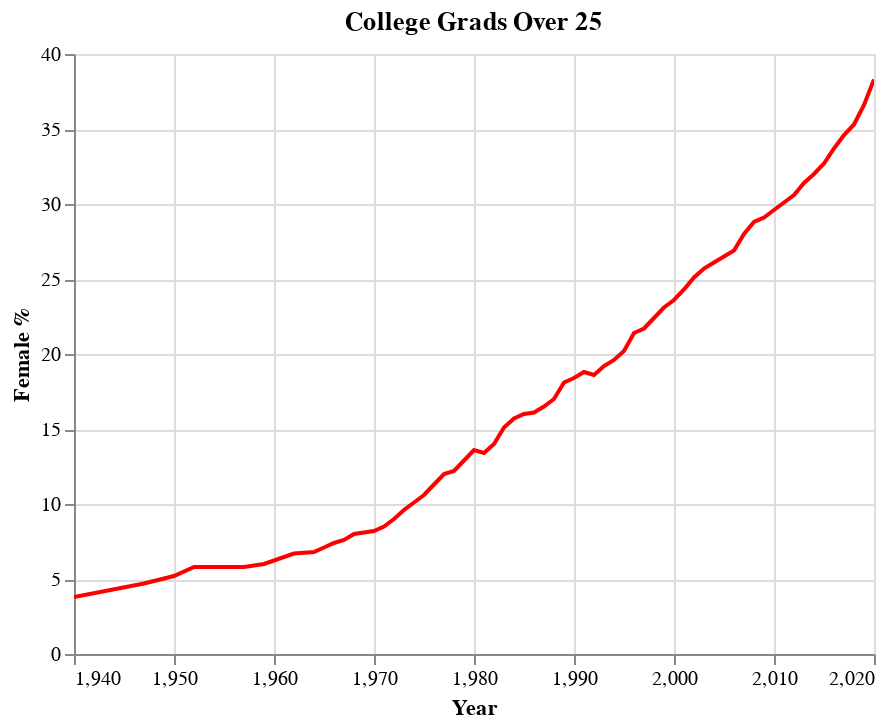

The notebook cell saved with this chart:
### Code cell
female_college_grad_chart = (alt.Chart(college_grad_data, title="College Grads Over 25")
                        .mark_line(
                            color='red'
                        )
                        .encode(
                            x = 'Year',
                            y = alt.Y('Female', title="Female %")
                        )
                        .interactive()
)
female_college_grad_chart

### Figure 1 — Vega-Lite specification as saved in the notebook (floating-point values rounded to 4 significant figures)
{"config": {"view": {"continuousWidth": 400, "continuousHeight": 300}}, "data": {"name": "data-25431c3ca28f00ddc5b7302c2e7a172a"}, "mark": {"type": "line", "color": "red"}, "encoding": {"x": {"type": "quantitative", "field": "Year"}, "y": {"type": "quantitative", "field": "Female", "title": "Female %"}}, "selection": {"selector007": {"type": "interval", "bind": "scales", "encodings": ["x", "y"]}}, "title": "College Grads Over 25", "$schema": "https://vega.github.io/schema/vega-lite/v4.8.1.json", "datasets": {"data-25431c3ca28f00ddc5b7302c2e7a172a": [{"Year": 2020, "Total": 37.5, "Male": 36.7, "Female": 38.3}, {"Year": 2019, "Total": 36.0, "Male": 35.4, "Female": 36.6}, {"Year": 2018, "Total": 35.0, "Male": 34.6, "Female": 35.3}, {"Year": 2017, "Total": 34.2, "Male": 33.7, "Female": 34.6}, {"Year": 2016, "Total": 33.4, "Male": 33.2, "Female": 33.7}, {"Year": 2015, "Total": 32.5, "Male": 32.3, "Female": 32.7}, {"Year": 2014, "Total": 32.0, "Male": 31.9, "Female": 32.0}, {"Year": 2013, "Total": 31.7, "Male": 32.0, "Female": 31.4}, {"Year": 2012, "Total": 30.9, "Male": 31.4, "Female": 30.6}, {"Year": 2011, "Total": 30.4, "Male": 30.8, "Female": 30.1}, {"Year": 2010, "Total": 29.9, "Male": 30.3, "Female": 29.6}, {"Year": 2009, "Total": 29.5, "Male": 30.1, "Female": 29.1}, {"Year": 2008, "Total": 29.4, "Male": 30.1, "Female": 28.8}, {"Year": 2007, "Total": 28.7, "Male": 29.5, "Female": 28.0}, {"Year": 2006, "Total": 28.0, "Male": 29.2, "Female": 26.9}, {"Year": 2005, "Total": 27.7, "Male": 28.9, "Female": 26.5}, {"Year": 2004, "Total": 27.7, "Male": 29.4, "Female": 26.1}, {"Year": 2003, "Total": 27.2, "Male": 28.9, "Female": 25.7}, {"Year": 2002, "Total": 26.7, "Male": 28.5, "Female": 25.1}, {"Year": 2001, "Total": 26.2, "Male": 28.2, "Female": 24.3}, {"Year": 2000, "Total": 25.6, "Male": 27.8, "Female": 23.6}, {"Year": 1999, "Total": 25.2, "Male": 27.5, "Female": 23.1}, {"Year": 1998, "Total": 24.4, "Male": 26.5, "Female": 22.4}, {"Year": 1997, "Total": 23.9, "Male": 26.2, "Female": 21.7}, {"Year": 1996, "Total": 23.6, "Male": 26.0, "Female": 21.4}, {"Year": 1995, "Total": 23.0, "Male": 26.0, "Female": 20.2}, {"Year": 1994, "Total": 22.2, "Male": 25.1, "Female": 19.6}, {"Year": 1993, "Total": 21.9, "Male": 24.8, "Female": 19.2}, {"Year": 1992, "Total": 21.4, "Male": 24.3, "Female": 18.6}, {"Year": 1991, "Total": 21.4, "Male": 24.3, "Female": 18.8}, {"Year": 1990, "Total": 21.3, "Male": 24.4, "Female": 18.4}, {"Year": 1989, "Total": 21.1, "Male": 24.5, "Female": 18.1}, {"Year": 1988, "Total": 20.3, "Male": 24.0, "Female": 17.0}, {"Year": 1987, "Total": 19.9, "Male": 23.6, "Female": 16.5}, {"Year": 1986, "Total": 19.4, "Male": 23.2, "Female": 16.1}, {"Year": 1985, "Total": 19.4, "Male": 23.1, "Female": 16.0}, {"Year": 1984, "Total": 19.1, "Male": 22.9, "Female": 15.7}, {"Year": 1983, "Total": 18.8, "Male": 23.0, "Female": 15.1}, {"Year": 1982, "Total": 17.7, "Male": 21.9, "Female": 14.0}, {"Year": 1981, "Total": 17.1, "Male": 21.1, "Female": 13.4}, {"Year": 1980, "Total": 17.0, "Male": 20.9, "Female": 13.6}, {"Year": 1979, "Total": 16.4, "Male": 20.4, "Female": 12.9}, {"Year": 1978, "Total": 15.7, "Male": 19.7, "Female": 12.2}, {"Year": 1977, "Total": 15.4, "Male": 19.2, "Female": 12.0}, {"Year": 1976, "Total": 14.7, "Male": 18.6, "Female": 11.3}, {"Year": 1975, "Total": 13.9, "Male": 17.6, "Female": 10.6}, {"Year": 1974, "Total": 13.3, "Male": 16.9, "Female": 10.1}, {"Year": 1973, "Total": 12.6, "Male": 16.0, "Female": 9.6}, {"Year": 1972, "Total": 12.0, "Male": 15.4, "Female": 9.0}, {"Year": 1971, "Total": 11.4, "Male": 14.6, "Female": 8.5}, {"Year": 1970, "Total": 11.0, "Male": 14.1, "Female": 8.2}, {"Year": 1969, "Total": 10.7, "Male": 13.6, "Female": 8.1}, {"Year": 1968, "Total": 10.5, "Male": 13.3, "Female": 8.0}, {"Year": 1967, "Total": 10.1, "Male": 12.8, "Female": 7.6}, {"Year": 1966, "Total": 9.8, "Male": 12.5, "Female": 7.4}, {"Year": 1965, "Total": 9.4, "Male": 12.0, "Female": 7.1}, {"Year": 1964, "Total": 9.1, "Male": 11.7, "Female": 6.8}, {"Year": 1962, "Total": 8.9, "Male": 11.4, "Female": 6.7}, {"Year": 1959, "Total": 8.1, "Male": 10.3, "Female": 6.0}, {"Year": 1957, "Total": 7.6, "Male": 9.6, "Female": 5.8}, {"Year": 1952, "Total": 7.0, "Male": 8.3, "Female": 5.8}, {"Year": 1950, "Total": 6.2, "Male": 7.3, "Female": 5.2}, {"Year": 1947, "Total": 5.4, "Male": 6.2, "Female": 4.7}, {"Year": 1940, "Total": 4.6, "Male": 5.5, "Female": 3.8}]}}
